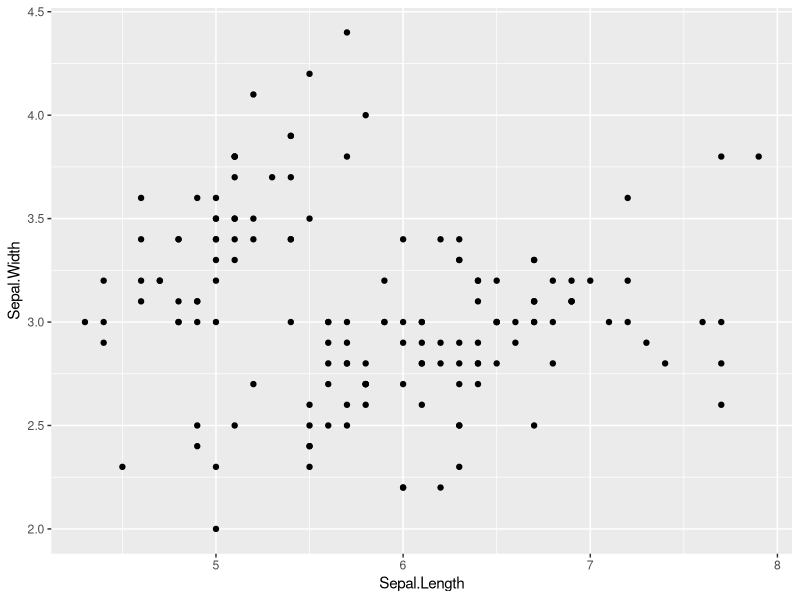
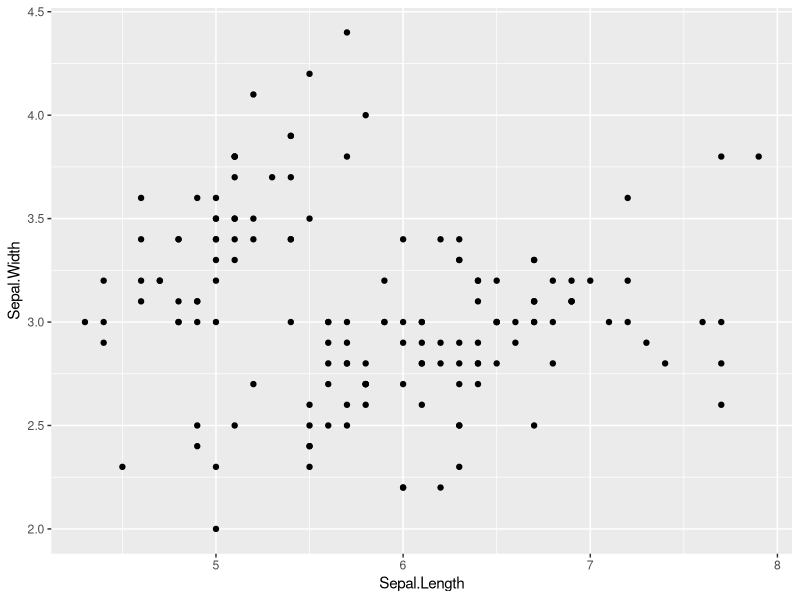
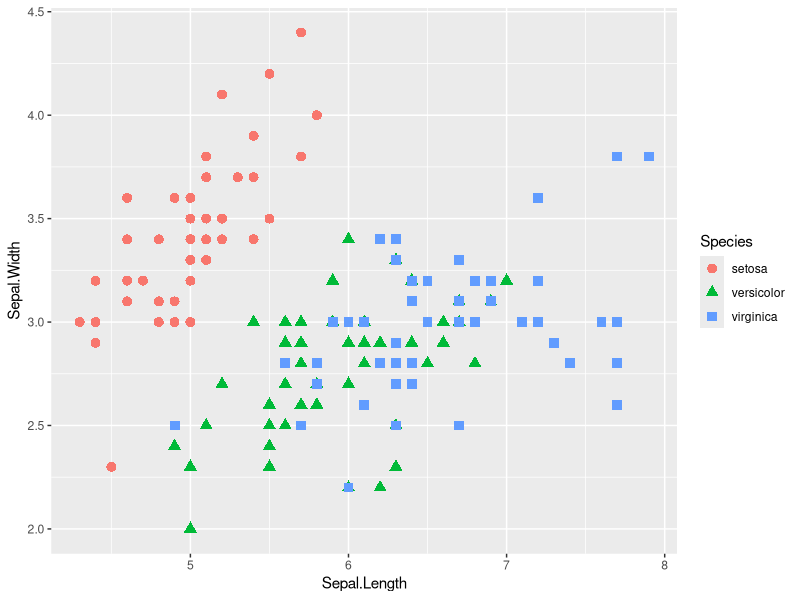
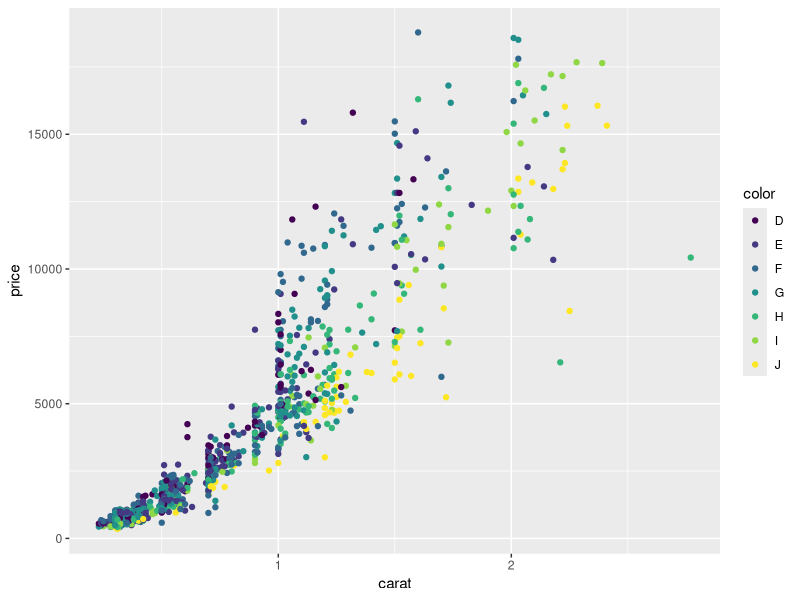
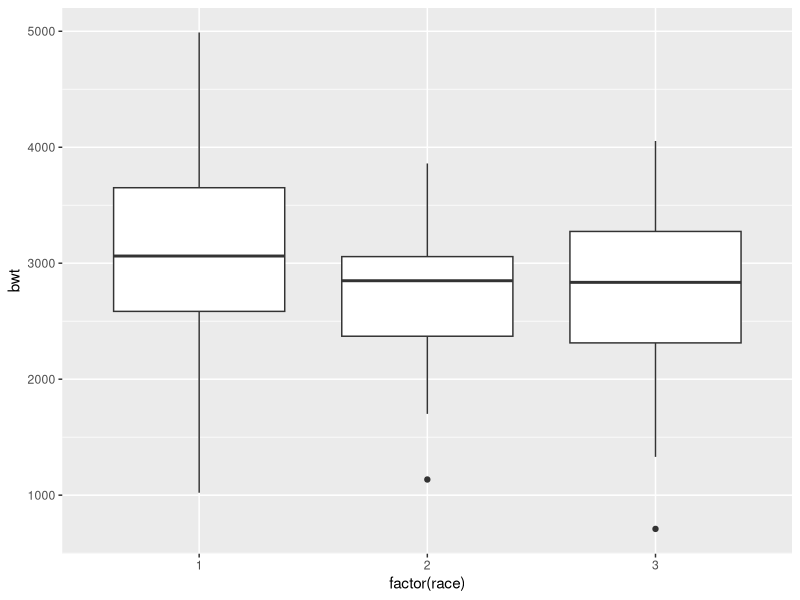
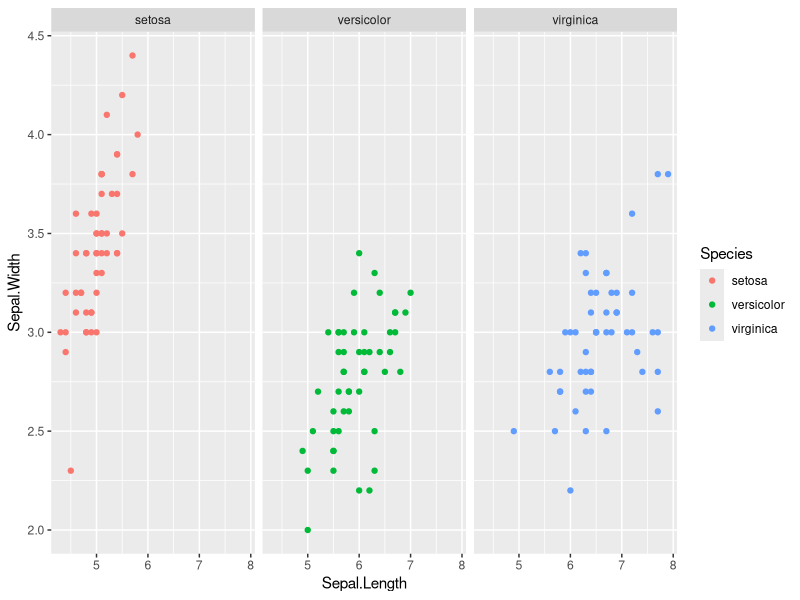
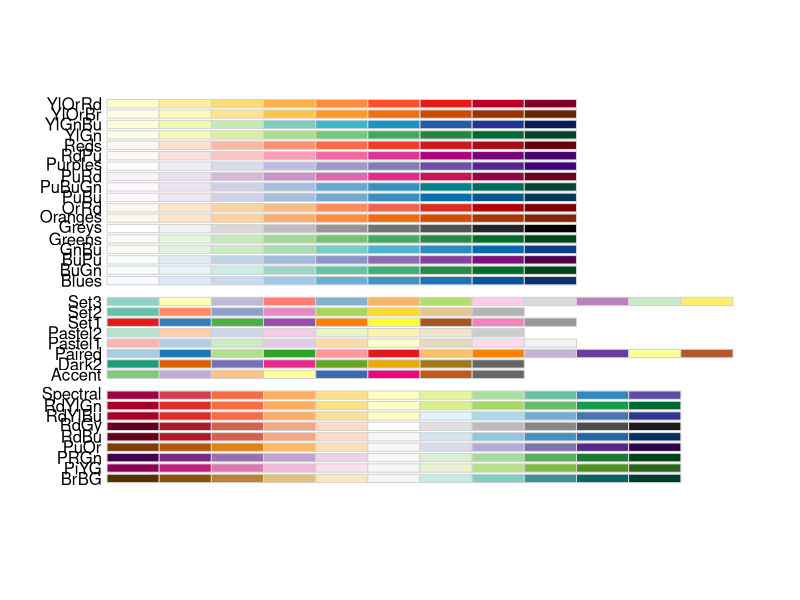
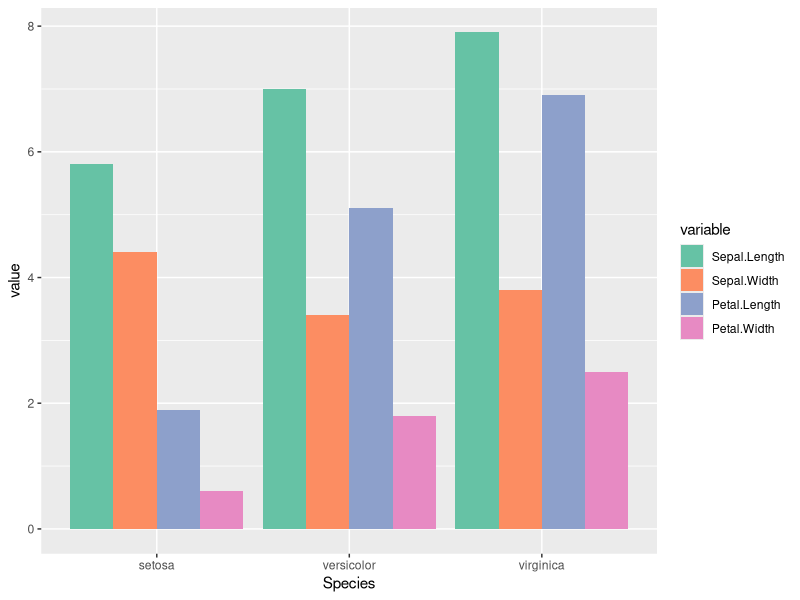

Write the R code that produced these figures, in order. (Note: this script raises an error after producing the figures.)
install.packages("ggplot2", dependencies=TRUE)
install.packages("plyr")
install.packages("ggthemes")
install.packages("reshape2")
#load libraries upon start each time
library("ggplot2")
library("plyr")
library("ggthemes")
library("reshape2")
head(iris)
iris[1:2, ]
df <- melt(iris, id.vars = "Species")
df[1:2, ]
myplot <- ggplot(data=iris, aes(x=Sepal.Length, y=Sepal.Width))
summary(myplot)
ggplot(data=iris, aes(x=Sepal.Length, y=Sepal.Width)) + geom_point()
myplot <- ggplot(data=iris, aes(x=Sepal.Length, y=Sepal.Width)) + geom_point()
myplot
ggplot(data=iris, aes(x=Sepal.Length, y=Sepal.Width, color=Species)) + geom_point(aes(shape=Species), size=3)
#make as small sample of the diamonds dataset
d2 <- diamonds[sample(1:dim(diamonds)[1], 1000), ]
ggplot(data=d2, aes(x=carat, y=price, color=color)) + geom_point()
head(d2)
summary(d2)
library(MASS)
ggplot(birthwt, aes(factor(race), bwt)) + geom_boxplot()
?geom_boxplot
summary(birthwt)
myplot <- ggplot(birthwt, aes(factor(race), bwt)) + geom_boxplot()
summary(myplot)
ggplot(data=iris, aes(x=Sepal.Length, y=Sepal.Width, color=Species)) + geom_point() + facet_wrap(~ Species)
aes(color = variable)
color = "black"
library(RColorBrewer)
display.brewer.all()
df <- melt(iris, id.vars = "Species")
ggplot(df, aes(Species, value, fill=variable)) + geom_bar(stat = "identity", position = "dodge") + scale_fill_brewer(palette = "Set2")
h <- ggplot(faithful, aes(x=waiting))
h + geom_histogram(binwidth = 8, fill = "steelblue", colour = "black")
d3 <- ggplot(d2, fill = variable, aes(x=clarity))
d3 + geom_histogram(binwidth = 3, stat = "cut") + scale_fill_brewer(palette = "Set2")
?geom_histogram
d3 <- ggplot(d2, fill = variable, aes(x=clarity))
ggplot(d2, aes(x=clarity, fill=cut)) + geom_bar(position="dodge")

ggplot(faithful, aes(waiting)) + geom_density(fill = "blue", alpha = 0.1)
ggplot(faithful, aes(waiting)) + geom_line(stat = "density")
library("wes anderson")
install.packages("Wes Anderson")
